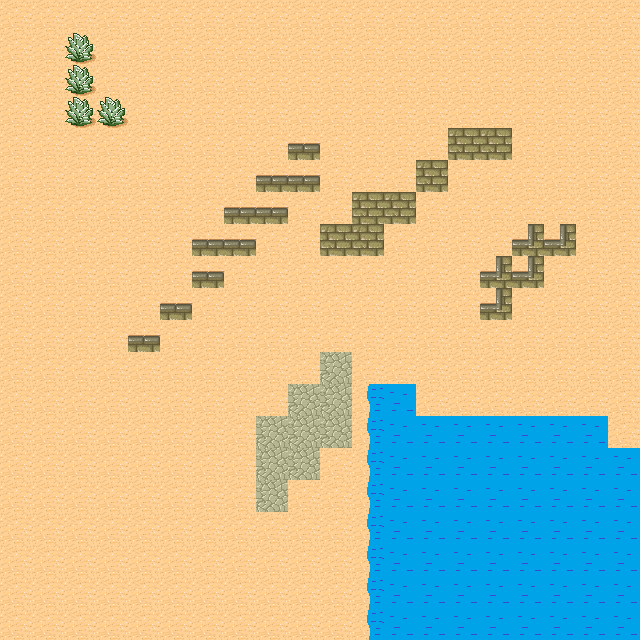

The image is a tile-based game level rendered from a .tmx file. Its description and source (layers, tilesets, objects; grid data summarised) follow:
An orthogonal 20x20 tile map with 32x32 px tiles, 1 tile layer (l1).

<map version="1.0" orientation="orthogonal" renderorder="left-down" width="20" height="20" tilewidth="32" tileheight="32" nextobjectid="1">
 <tileset firstgid="1" name="ts1" tilewidth="32" tileheight="32" spacing="1" margin="1" tilecount="56" columns="8">
  <image source="tiles.png" width="265" height="232" />
 </tileset>
 <layer name="l1" width="20" height="20">
  <data>[400 cells, 400 non-empty, 8 distinct tile ids]</data>
 </layer>
</map>